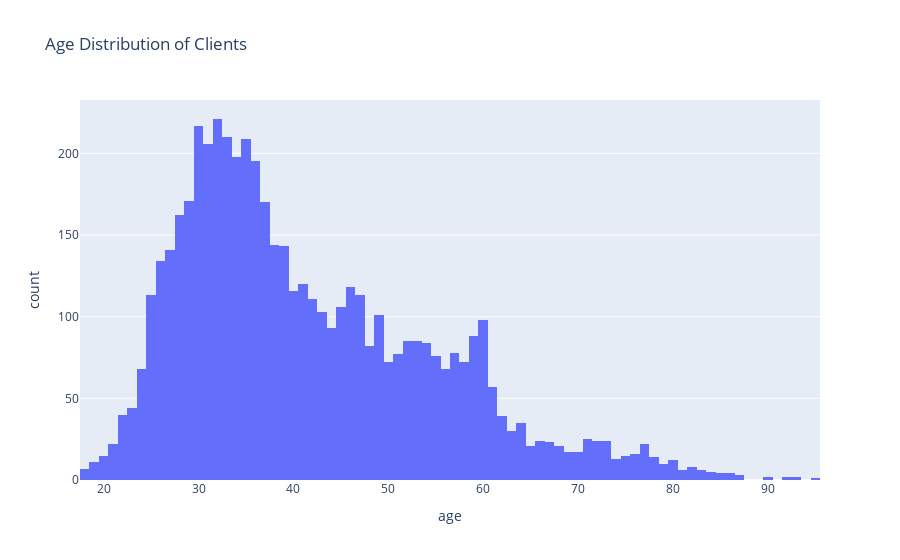

Write notebook code for a chart like this one.
### Code cell
# figure 1: age distribution of clients. show destroys fig object so we save it in another
fig_age = px.histogram(df_clients, x='age', title='Age Distribution of Clients')
fig = px.histogram(df_clients, x='age', title='Age Distribution of Clients')
fig.show()

### Figure 1 — Plotly figure (JSON) as saved in the notebook; plotly's stock layout.template omitted (floating-point values rounded to 4 significant figures; data arrays with more than 128 entries replaced by an {"elided": "..."} marker saying what was removed)
{"data": [{"alignmentgroup": "True", "bingroup": "x", "hovertemplate": "age=%{x}<br>count=%{y}<extra></extra>", "legendgroup": "", "marker": {"color": "#636efa", "pattern": {"shape": ""}}, "name": "", "offsetgroup": "", "orientation": "v", "showlegend": false, "type": "histogram", "x": {"elided": "5289 int values"}, "xaxis": "x", "yaxis": "y"}], "layout": {"barmode": "relative", "legend": {"tracegroupgap": 0}, "title": {"text": "Age Distribution of Clients"}, "xaxis": {"anchor": "y", "domain": [0, 1], "title": {"text": "age"}}, "yaxis": {"anchor": "x", "domain": [0, 1], "title": {"text": "count"}}}}
